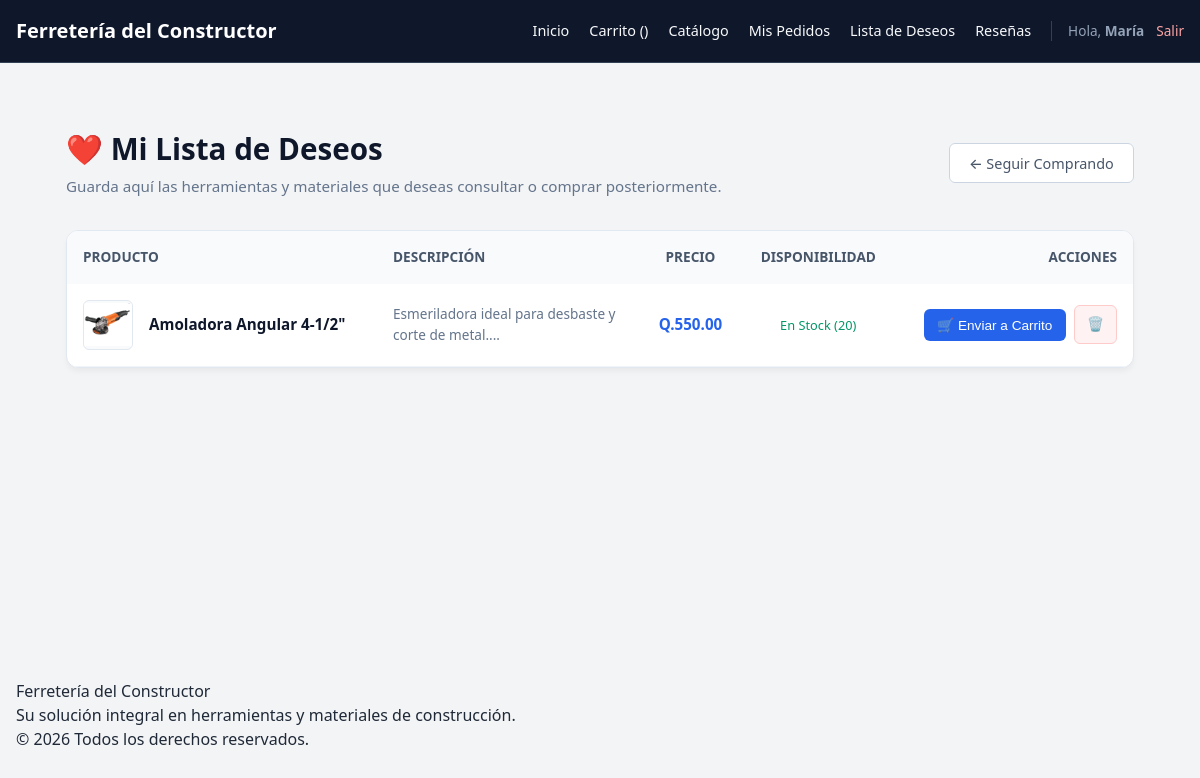
Screenshot of /views/clientes/ListaDeseos.php (signed in) with the database file from the repository.
### tables this page shows
CREATE TABLE `wishlist` (
  `id_wishlist` int(11) NOT NULL,
  `id_usuario` int(11) NOT NULL,
  `id_producto` int(11) NOT NULL
);

CREATE TABLE `productos` (
  `id_producto` int(11) NOT NULL,
  `id_categoria` int(11) NOT NULL,
  `nombre` varchar(150) NOT NULL,
  `descripcion` text NOT NULL,
  `precio` decimal(10,2) NOT NULL,
  `cantidad` int(11) NOT NULL,
  `imagen` varchar(255) NOT NULL,
  `estado` tinyint(1) DEFAULT 1
);

### controllers/ListaDeseosController.php (called while the page is built, shortened)
<?php
require_once __DIR__ . '/../config/Database.php';
require_once __DIR__ . '/../models/ListaDeseo.php';
class ListaDeseosController {
    private $modeloWishlist;
    public function __construct($dbConexion = null) {
        if ($dbConexion instanceof PDO) {
            $this->db = $dbConexion;
            $this->modeloWishlist = new ListaDeseo($this->db);
        } else {
            $database = new Database();
            $this->db = $database->getConnection();
            $this->modeloWishlist = new ListaDeseo($this->db);
        }
    }
    public function listarPorUsuario($id_usuario) {
        try {
            $idUsuarioInt = intval($id_usuario);
            return $this->modeloWishlist->listarPorUsuario($idUsuarioInt) ?: [];
        } catch (Exception $e) {
            error_log("Excepción en ListaDeseosController::listarPorUsuario: " . $e->getMessage());
            return [];
        }
    }
}
?>

### config/Database.php (called while the page is built, shortened)
<?php
class Database {
    private $host = "localhost";
    private $db_name = "ferreteria_constructor";
    private $username = "root";
    private $password = "";
    public function getConnection() {
        $this->conn = null;
        try {
            $this->conn = new PDO(
                "mysql:host=" . $this->host . ";dbname=" . $this->db_name . ";charset=utf8mb4",
                $this->username,
                $this->password
            );
            $this->conn->setAttribute(PDO::ATTR_ERRMODE, PDO::ERRMODE_EXCEPTION);
            $this->conn->setAttribute(PDO::ATTR_DEFAULT_FETCH_MODE, PDO::FETCH_ASSOC);
        } catch(PDOException $exception) {
            echo "Error de conexión: " . $exception->getMessage();
        }
        return $this->conn;
    }
}
?>

### models/ListaDeseo.php (called while the page is built, shortened)
<?php
require_once __DIR__ . '/../config/Database.php';
class ListaDeseo {
    private $conn;
    private $table_name = "wishlist";
    public function __construct($dbConexion = null) {
        if ($dbConexion instanceof PDO) {
            $this->conn = $dbConexion;
        } else {
            $database = new Database();
            $this->conn = $database->getConnection();
        }
    }
    public function listarPorUsuario($id_usuario) {
        try {
            $query = "SELECT w.id_wishlist, w.id_usuario, w.id_producto,
                             u.nombre as nombre_usuario,
                             p.nombre as nombre_producto,
                             p.precio, p.imagen, p.descripcion, p.cantidad as stock
                      FROM " . $this->table_name . " w
                      INNER JOIN usuarios u ON w.id_usuario = u.id_usuario
                      INNER JOIN productos p ON w.id_producto = p.id_producto
                      WHERE w.id_usuario = :id_usuario
                      ORDER BY w.id_wishlist DESC";
            $stmt = $this->conn->prepare($query);
            $stmt->execute([':id_usuario' => intval($id_usuario)]);
            return $stmt->fetchAll(PDO::FETCH_ASSOC) ?: [];
        } catch (PDOException $e) {
            error_log("Error en ListaDeseo::listarPorUsuario: " . $e->getMessage());
            return [];
        }
    }
}
?>

### views/clientes/ListaDeseos.php (the view, shortened to what this page needs)
<?php
require_once __DIR__ . '/../../config/Database.php';
require_once __DIR__ . '/../../controllers/ListaDeseosController.php';
$id_usuario_actual = intval($_SESSION['id_usuario'] ?? $_SESSION['user_id'] ?? 0);
$listaDeseosController = new ListaDeseosController();
$productosDeseados = [];
try {
    if ($id_usuario_actual > 0) {
        $productosDeseados = $listaDeseosController->listarPorUsuario($id_usuario_actual) ?: [];
    }
} catch (Exception $e) {
    error_log("Error al cargar lista de deseos en vista: " . $e->getMessage());
    $productosDeseados = [];
}
include_once __DIR__ . '/../layouts/header.php';
?>
<div style="max-width: 1100px; margin: 2rem auto; padding: 0 1rem; font-family: inherit;">
    <div style="display: flex; justify-content: space-between; align-items: center; margin-bottom: 2rem; flex-wrap: wrap; gap: 1rem;">
        <div>
            <h1 style="font-size: 1.85rem; font-weight: 700; color: #0f172a; margin: 0;">❤️ Mi Lista de Deseos</h1>
            <p style="color: #64748b; margin: 0.25rem 0 0 0; font-size: 0.95rem;">Guarda aquí las herramientas y materiales que deseas consultar o comprar posteriormente.</p>
        </div>
        <div>
            <a href="<?= BASE_URL; ?>views/clientes/index.php" style="padding: 0.6rem 1.2rem; background: #ffffff; color: #475569; border: 1px solid #cbd5e1; border-radius: 6px; text-decoration: none; font-weight: 500; font-size: 0.9rem; transition: background 0.2s;">← Seguir Comprando</a>
        </div>
    </div>
    <div style="background: #ffffff; border-radius: 12px; box-shadow: 0 4px 6px -1px rgba(0, 0, 0, 0.05); border: 1px solid #e2e8f0; overflow: hidden;">
        <div style="overflow-x: auto;">
            <table style="width: 100%; border-collapse: collapse; text-align: left;">
                <thead>
                    <tr style="background-color: #f8fafc; color: #475569; font-size: 0.85rem; font-weight: 600; text-transform: uppercase;">
                        <th style="padding: 1rem;">Producto</th>
                        <th style="padding: 1rem;">Descripción</th>
                        <th style="padding: 1rem; text-align: center;">Precio</th>
                        <th style="padding: 1rem; text-align: center;">Disponibilidad</th>
                        <th style="padding: 1rem; text-align: right;">Acciones</th>
                    </tr>
                </thead>
                <tbody>
                    <?php if (!empty($productosDeseados)): ?>
                        <?php foreach ($productosDeseados as $item):
                            $idWish = $item['id_wishlist'] ?? 0;
                            $idProd = $item['id_producto'] ?? 0;
                            $nombreProd = $item['nombre_producto'] ?? $item['nombre'] ?? 'Producto';
                            $precioProd = floatval($item['precio'] ?? 0);
                            $stockProd = intval($item['stock'] ?? $item['cantidad'] ?? 0);
                            $imagenProd = $item['imagen'] ?? '';
                            $descripcionProd = $item['descripcion'] ?? 'Sin descripción detallada.';
                        ?>
                            <tr style="border-bottom: 1px solid #f1f5f9; color: #334155; font-size: 0.95rem;">
                                <td style="padding: 1rem; display: flex; align-items: center; gap: 1rem;">
                                    <?php if (!empty($imagenProd)): ?>
                                        <img src="<?= BASE_URL; ?>assets/imgs/<?= htmlspecialchars($imagenProd, ENT_QUOTES, 'UTF-8'); ?>" alt="<?= htmlspecialchars($nombreProd, ENT_QUOTES, 'UTF-8'); ?>" style="width: 50px; height: 50px; object-fit: contain; border-radius: 6px; background: #f8fafc; border: 1px solid #e2e8f0;" onerror="this.src='<?= BASE_URL; ?>assets/imgs/Taladro-Atornillador-Inalambrico.png'">
                                    <?php else: ?>
                                        <div style="width: 50px; height: 50px; background: #f1f5f9; border-radius: 6px; display: flex; align-items: center; justify-content: center; font-size: 0.7rem; color: #94a3b8;">Sin img</div>
                                    <?php endif; ?>
                                    <span style="font-weight: 600; color: #0f172a;"><?= htmlspecialchars($nombreProd, ENT_QUOTES, 'UTF-8'); ?></span>
                                </td>
                                <td style="padding: 1rem; color: #64748b; font-size: 0.85rem; max-width: 250px;">
                                    <?= htmlspecialchars(substr($descripcionProd, 0, 65), ENT_QUOTES, 'UTF-8'); ?>...
                                </td>
                                <td style="padding: 1rem; text-align: center; color: #2563eb; font-weight: 600;">
                                    Q.<?= number_format($precioProd, 2); ?>
                                </td>
                                <td style="padding: 1rem; text-align: center;">
                                    <span style="font-size: 0.8rem; font-weight: 500; color: <?= $stockProd > 0 ? '#059669' : '#dc2626'; ?>;">
                                        <?= $stockProd > 0 ? 'En Stock (' . $stockProd . ')' : 'Agotado'; ?>
                                    </span>
                                </td>
                                <td style="padding: 1rem; text-align: right;">
                                    <div style="display: flex; gap: 0.5rem; justify-content: flex-end; align-items: center;">
                                        <?php if ($stockProd > 0): ?>
                                            <button type="button"
                                                    onclick="agregarAlCarrito({
                                                        id_producto: <?= $idProd; ?>,
                                                        nombre: '<?= htmlspecialchars($nombreProd, ENT_QUOTES, 'UTF-8'); ?>',
                                                        precio: <?= $precioProd; ?>,
                                                        imagen: '<?= htmlspecialchars($imagenProd, ENT_QUOTES, 'UTF-8'); ?>',
                                                        stockMax: <?= $stockProd; ?>
                                                    }); window.location.href='<?= BASE_URL; ?>views/clientes/ListaDeseos.php?action=eliminar&id=<?= $idWish; ?>';"
                                                    style="padding: 0.5rem 0.85rem; background: #2563eb; color: white; border: none; border-radius: 6px; cursor: pointer; font-size: 0.85rem; font-weight: 500;"
                                                    title="Mueve este producto al carrito y lo retira de deseos">
                                                🛒 Enviar a Carrito
                                            </button>
                                        <?php endif; ?>
                                        <a href="<?= BASE_URL; ?>views/clientes/ListaDeseos.php?action=eliminar&id=<?= $idWish; ?>"
                                           style="padding: 0.5rem 0.75rem; background: #fef2f2; color: #dc2626; border: 1px solid #fecaca; border-radius: 6px; text-decoration: none; font-size: 0.85rem;"
                                           onclick="return confirm('¿Estás seguro de eliminar este producto de tu lista de deseos?');"
                                           title="Eliminar de la lista">
                                            🗑️
                                        </a>
                                    </div>
                                </td>
                            </tr>
                        <?php endforeach; ?>
                    <?php endif; ?>
                </tbody>
            </table>
        </div>
    </div>
</div>
<?php
include_once __DIR__ . '/../layouts/footer.php';
?>

### assets/css/styles.css (style rules this page uses)
:root { --primary: #d97706; --primary-dark: #b45309; --dark: #1f2937; --light: #f3f4f6; --white: #ffffff; --gray: #9ca3af; --danger: #ef4444; --success: #10b981; --font-sans: system-ui, -apple-system, BlinkMacSystemFont, "Segoe UI", Roboto, sans-serif; }
* { box-sizing: border-box; margin: 0; padding: 0; }
body { font-family: var(--font-sans); background-color: var(--light); color: var(--dark); line-height: 1.5; }

### rows the page displays
wishlist: id_producto.imagen (picture), id_producto.nombre "Amoladora Angular 4-1/2\"", id_producto.descripcion "Esmeriladora ideal para desbaste y corte de metal.", id_producto.precio "550.00", id_producto.cantidad "20"

### other values shown
$_SESSION['usuario'] "María"
